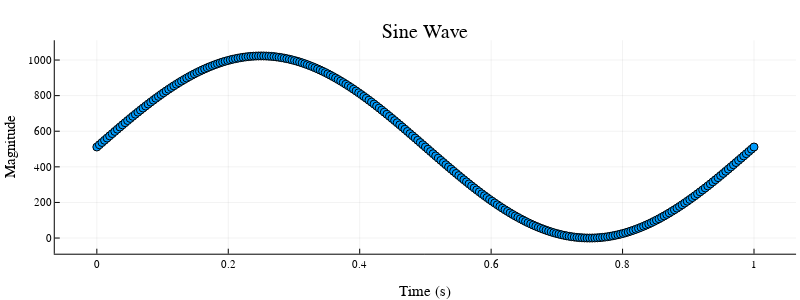
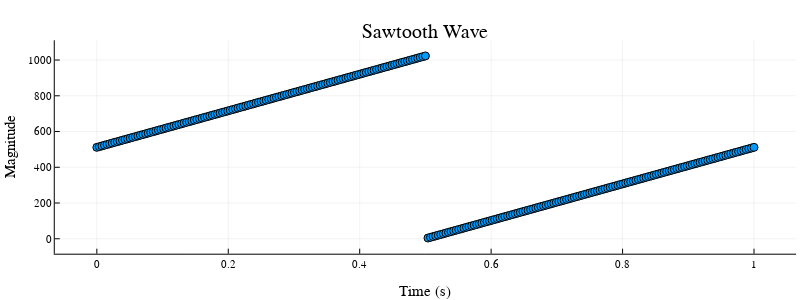
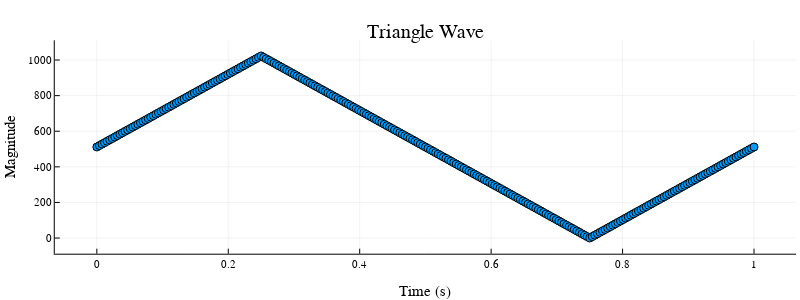

These figures' notebook cell, in order:
### Code cell
#Author: Trishane Naidoo (NDXTRI021)
#Date: 2022/10/18

#using Pkg
#Pkg.add("Waveforms")

using Waveforms, DelimitedFiles, Plots

Plots.plotly();
Plots.default(size=(800,300));
Plots.default(label="");
Plots.default(ticks=:native);    # Some plot settings

function scatterPlot(x,y,title) # args = time array, array of sampled function
    fig = scatter(x, y);
    xlabel!("Time (s)");
    ylabel!("Magnitude");
    title!(title);
    display(fig);
end

function expPlot(title, y)
    writedlm(title * ".txt", [t,y], ',');
    writedlm(title * ".csv", [t,y], '\n');
end

f0 = 1; #frequency not important for this project
A = 1023; #Amplitude, will be divided by 2 later

ω0 = 2*π*f0; #the frequency in rad/s

k = 128; # multiple of Nyquist frequency to sample at
# actual sample count = 2 * k + 1 = 257
n = 1; # number of wavelengths to generate

fs = 2*f0*k;   # sample frequency
Δt = 1/fs;     # time step
t = 0:Δt:n/f0; # time start, step, stop
N = length(t); # number of time samples

# waveform generator functions
sin_wave = 0.5*A*(sin.(ω0*t).+1);
saw_wave = 0.5*A*(sawtoothwave.(ω0*t).+1);
tri_wave = 0.5*A*(trianglewave.(ω0*t).+1);

# plot to ensure output is consistent with expectations
scatterPlot(t, sin_wave, "Sine Wave");
scatterPlot(t, saw_wave, "Sawtooth Wave");
scatterPlot(t, tri_wave, "Triangle Wave");

# export to CSV for further error checking in Excel, and in textfile for ease of copying into code
expPlot("LUT_sin", sin_wave);
expPlot("LUT_saw", saw_wave);
expPlot("LUT_tri", tri_wave);

### Figure 1 — Plotly figure (JSON) as saved in the notebook; plotly's stock layout.template omitted (floating-point values rounded to 4 significant figures; data arrays with more than 128 entries replaced by an {"elided": "..."} marker saying what was removed)
{"data": [{"colorbar": {"title": ""}, "legendgroup": "", "marker": {"color": "rgba(0, 154, 250, 1.000)", "line": {"color": "rgba(0, 0, 0, 1.000)", "width": 1}, "size": 8, "symbol": "circle"}, "mode": "markers", "name": "", "showlegend": false, "type": "scatter", "x": {"elided": "257 float values"}, "xaxis": "x", "y": {"elided": "257 float values"}, "yaxis": "y", "zmax": null, "zmin": null}], "layout": {"annotations": [{"font": {"color": "rgba(0, 0, 0, 1.000)", "family": "sans-serif", "size": 20}, "rotation": 0, "showarrow": false, "text": "Sine Wave", "x": 0.5318, "xanchor": "center", "xref": "paper", "y": 1, "yanchor": "top", "yref": "paper"}], "height": 300, "legend_position": {"bgcolor": "rgba(255, 255, 255, 1.000)", "bordercolor": "rgba(0, 0, 0, 1.000)", "borderwidth": 1, "font": {"color": "rgba(0, 0, 0, 1.000)", "family": "sans-serif", "size": 11}, "title": {"font": {"color": "rgba(0, 0, 0, 1.000)", "family": "sans-serif", "size": 15}, "text": ""}, "tracegroupgap": 0, "traceorder": "normal", "x": 1, "xanchor": "auto", "y": 1, "yanchor": "auto"}, "margin": {"b": 20, "l": 0, "r": 0, "t": 20}, "paper_bgcolor": "rgba(255, 255, 255, 1.000)", "plot_bgcolor": "rgba(255, 255, 255, 1.000)", "showlegend": true, "width": 800, "xaxis": {"anchor": "y", "domain": [0.06846, 0.9951], "gridcolor": "rgba(0, 0, 0, 0.100)", "gridwidth": 0.5, "linecolor": "rgba(0, 0, 0, 1.000)", "mirror": false, "showgrid": true, "showline": true, "showticklabels": true, "tickangle": 0, "tickcolor": "rgb(0, 0, 0)", "tickfont": {"color": "rgba(0, 0, 0, 1.000)", "family": "sans-serif", "size": 11}, "ticks": "inside", "title": "Time (s)", "titlefont": {"color": "rgba(0, 0, 0, 1.000)", "family": "sans-serif", "size": 15}, "type": "-", "visible": true, "zeroline": false, "zerolinecolor": "rgba(0, 0, 0, 1.000)"}, "yaxis": {"anchor": "x", "domain": [0.1011, 0.9221], "gridcolor": "rgba(0, 0, 0, 0.100)", "gridwidth": 0.5, "linecolor": "rgba(0, 0, 0, 1.000)", "mirror": false, "showgrid": true, "showline": true, "showticklabels": true, "tickangle": 0, "tickcolor": "rgb(0, 0, 0)", "tickfont": {"color": "rgba(0, 0, 0, 1.000)", "family": "sans-serif", "size": 11}, "ticks": "inside", "title": "Magnitude", "titlefont": {"color": "rgba(0, 0, 0, 1.000)", "family": "sans-serif", "size": 15}, "type": "-", "visible": true, "zeroline": false, "zerolinecolor": "rgba(0, 0, 0, 1.000)"}}}

### Figure 2 — Plotly figure (JSON) as saved in the notebook; plotly's stock layout.template omitted (floating-point values rounded to 4 significant figures; data arrays with more than 128 entries replaced by an {"elided": "..."} marker saying what was removed)
{"data": [{"colorbar": {"title": ""}, "legendgroup": "", "marker": {"color": "rgba(0, 154, 250, 1.000)", "line": {"color": "rgba(0, 0, 0, 1.000)", "width": 1}, "size": 8, "symbol": "circle"}, "mode": "markers", "name": "", "showlegend": false, "type": "scatter", "x": {"elided": "257 float values"}, "xaxis": "x", "y": {"elided": "257 float values"}, "yaxis": "y", "zmax": null, "zmin": null}], "layout": {"annotations": [{"font": {"color": "rgba(0, 0, 0, 1.000)", "family": "sans-serif", "size": 20}, "rotation": 0, "showarrow": false, "text": "Sawtooth Wave", "x": 0.5318, "xanchor": "center", "xref": "paper", "y": 1, "yanchor": "top", "yref": "paper"}], "height": 300, "legend_position": {"bgcolor": "rgba(255, 255, 255, 1.000)", "bordercolor": "rgba(0, 0, 0, 1.000)", "borderwidth": 1, "font": {"color": "rgba(0, 0, 0, 1.000)", "family": "sans-serif", "size": 11}, "title": {"font": {"color": "rgba(0, 0, 0, 1.000)", "family": "sans-serif", "size": 15}, "text": ""}, "tracegroupgap": 0, "traceorder": "normal", "x": 1, "xanchor": "auto", "y": 1, "yanchor": "auto"}, "margin": {"b": 20, "l": 0, "r": 0, "t": 20}, "paper_bgcolor": "rgba(255, 255, 255, 1.000)", "plot_bgcolor": "rgba(255, 255, 255, 1.000)", "showlegend": true, "width": 800, "xaxis": {"anchor": "y", "domain": [0.06846, 0.9951], "gridcolor": "rgba(0, 0, 0, 0.100)", "gridwidth": 0.5, "linecolor": "rgba(0, 0, 0, 1.000)", "mirror": false, "showgrid": true, "showline": true, "showticklabels": true, "tickangle": 0, "tickcolor": "rgb(0, 0, 0)", "tickfont": {"color": "rgba(0, 0, 0, 1.000)", "family": "sans-serif", "size": 11}, "ticks": "inside", "title": "Time (s)", "titlefont": {"color": "rgba(0, 0, 0, 1.000)", "family": "sans-serif", "size": 15}, "type": "-", "visible": true, "zeroline": false, "zerolinecolor": "rgba(0, 0, 0, 1.000)"}, "yaxis": {"anchor": "x", "domain": [0.1011, 0.9221], "gridcolor": "rgba(0, 0, 0, 0.100)", "gridwidth": 0.5, "linecolor": "rgba(0, 0, 0, 1.000)", "mirror": false, "showgrid": true, "showline": true, "showticklabels": true, "tickangle": 0, "tickcolor": "rgb(0, 0, 0)", "tickfont": {"color": "rgba(0, 0, 0, 1.000)", "family": "sans-serif", "size": 11}, "ticks": "inside", "title": "Magnitude", "titlefont": {"color": "rgba(0, 0, 0, 1.000)", "family": "sans-serif", "size": 15}, "type": "-", "visible": true, "zeroline": false, "zerolinecolor": "rgba(0, 0, 0, 1.000)"}}}

### Figure 3 — Plotly figure (JSON) as saved in the notebook; plotly's stock layout.template omitted (floating-point values rounded to 4 significant figures; data arrays with more than 128 entries replaced by an {"elided": "..."} marker saying what was removed)
{"data": [{"colorbar": {"title": ""}, "legendgroup": "", "marker": {"color": "rgba(0, 154, 250, 1.000)", "line": {"color": "rgba(0, 0, 0, 1.000)", "width": 1}, "size": 8, "symbol": "circle"}, "mode": "markers", "name": "", "showlegend": false, "type": "scatter", "x": {"elided": "257 float values"}, "xaxis": "x", "y": {"elided": "257 float values"}, "yaxis": "y", "zmax": null, "zmin": null}], "layout": {"annotations": [{"font": {"color": "rgba(0, 0, 0, 1.000)", "family": "sans-serif", "size": 20}, "rotation": 0, "showarrow": false, "text": "Triangle Wave", "x": 0.5318, "xanchor": "center", "xref": "paper", "y": 1, "yanchor": "top", "yref": "paper"}], "height": 300, "legend_position": {"bgcolor": "rgba(255, 255, 255, 1.000)", "bordercolor": "rgba(0, 0, 0, 1.000)", "borderwidth": 1, "font": {"color": "rgba(0, 0, 0, 1.000)", "family": "sans-serif", "size": 11}, "title": {"font": {"color": "rgba(0, 0, 0, 1.000)", "family": "sans-serif", "size": 15}, "text": ""}, "tracegroupgap": 0, "traceorder": "normal", "x": 1, "xanchor": "auto", "y": 1, "yanchor": "auto"}, "margin": {"b": 20, "l": 0, "r": 0, "t": 20}, "paper_bgcolor": "rgba(255, 255, 255, 1.000)", "plot_bgcolor": "rgba(255, 255, 255, 1.000)", "showlegend": true, "width": 800, "xaxis": {"anchor": "y", "domain": [0.06846, 0.9951], "gridcolor": "rgba(0, 0, 0, 0.100)", "gridwidth": 0.5, "linecolor": "rgba(0, 0, 0, 1.000)", "mirror": false, "showgrid": true, "showline": true, "showticklabels": true, "tickangle": 0, "tickcolor": "rgb(0, 0, 0)", "tickfont": {"color": "rgba(0, 0, 0, 1.000)", "family": "sans-serif", "size": 11}, "ticks": "inside", "title": "Time (s)", "titlefont": {"color": "rgba(0, 0, 0, 1.000)", "family": "sans-serif", "size": 15}, "type": "-", "visible": true, "zeroline": false, "zerolinecolor": "rgba(0, 0, 0, 1.000)"}, "yaxis": {"anchor": "x", "domain": [0.1011, 0.9221], "gridcolor": "rgba(0, 0, 0, 0.100)", "gridwidth": 0.5, "linecolor": "rgba(0, 0, 0, 1.000)", "mirror": false, "showgrid": true, "showline": true, "showticklabels": true, "tickangle": 0, "tickcolor": "rgb(0, 0, 0)", "tickfont": {"color": "rgba(0, 0, 0, 1.000)", "family": "sans-serif", "size": 11}, "ticks": "inside", "title": "Magnitude", "titlefont": {"color": "rgba(0, 0, 0, 1.000)", "family": "sans-serif", "size": 15}, "type": "-", "visible": true, "zeroline": false, "zerolinecolor": "rgba(0, 0, 0, 1.000)"}}}
